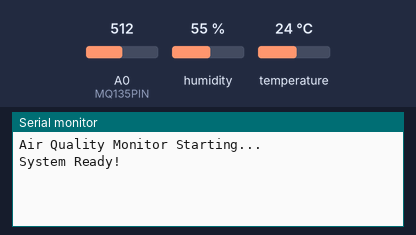
Bench run of a sketch on a simulated ESP8266 (NodeMCU). On the bench: the last lines printed to the serial monitor. The test bench sets the inputs (shaded band); at power-on: humidity 55 %, A0 (MQ135PIN) = 512, temperature 24 °C. WiFi joins after 1.5 s; servers stay silent unless stated.

Above: at 3.0 s.
3.1 s: humidity set to 22 %
At 4.7 s:
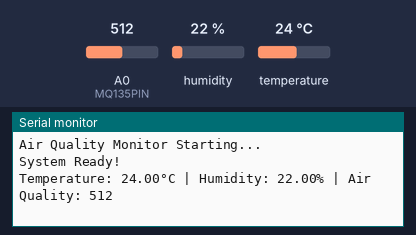
7.3 s: A0 (MQ135PIN) set to 716
At 8.6 s:
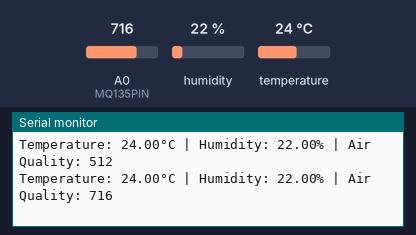
8.8 s: temperature set to 12 °C
At 10.2 s:
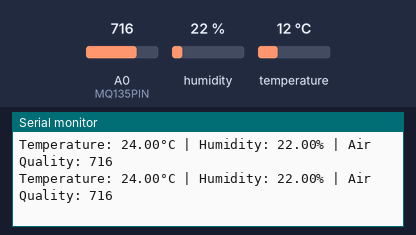
10.3 s: A0 (MQ135PIN) set to 900
11.8 s: humidity set to 40 %
At 13.2 s:
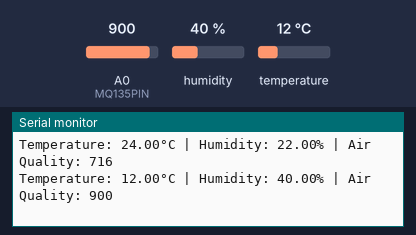
Timing chart, 0 to 14.3 s (numbered marks = the images above; inputs shaded):
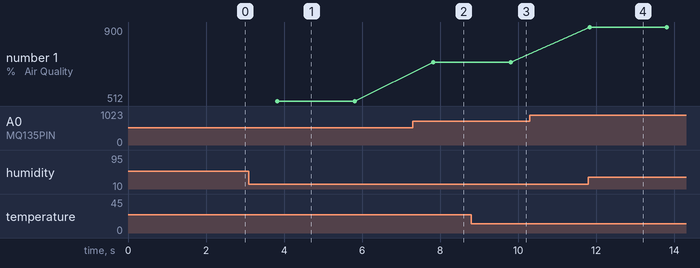

Measured:
- after the input at 3.1 s, the serial monitor: prints a new line after 0.73 s (image 1)
- after the input at 7.3 s, the serial monitor: prints a new line after 0.53 s (image 2)
- after the input at 11.8 s, the serial monitor: prints a new line at once (image 4)
- plotted number 1: 512 → 716 after the input at 7.3 s

The sketch:

code.ino
```cpp
// Air Quality Monitor - IoT Project
// Group 3 - CSE(AI) D

#include <ESP8266WiFi.h>
#include <BlynkSimpleEsp8266.h>
#include <DHT.h>

// ===== WiFi & Blynk Credentials =====
char auth[] = "YOUR_BLYNK_AUTH_TOKEN";  // Replace with your token
char ssid[] = "YOUR_WIFI_SSID";          // Replace with your WiFi name
char pass[] = "YOUR_WIFI_PASSWORD";      // Replace with your WiFi password

// ===== Sensor Setup =====
#define DHTPIN D4        // DHT11 connected to D4
#define DHTTYPE DHT11
DHT dht(DHTPIN, DHTTYPE);

#define MQ135PIN A0      // MQ135 connected to A0

// ===== Timer =====
BlynkTimer timer;

void setup() {
  Serial.begin(115200);
  Serial.println("Air Quality Monitor Starting...");

  // Initialize DHT sensor
  dht.begin();

  // Connect to Blynk
  Blynk.begin(auth, ssid, pass);

  // Set timer to send data every 2 seconds
  timer.setInterval(2000L, sendSensorData);

  Serial.println("System Ready!");
}

void sendSensorData() {
  // Read sensors
  float humidity = dht.readHumidity();
  float temperature = dht.readTemperature();
  int airQuality = analogRead(MQ135PIN);

  // Check if readings are valid
  if (isnan(humidity) || isnan(temperature)) {
    Serial.println("Failed to read from DHT sensor!");
    return;
  }

  // Send to Blynk
  Blynk.virtualWrite(V1, temperature);
  Blynk.virtualWrite(V2, humidity);
  Blynk.virtualWrite(V3, airQuality);

  // Print to Serial Monitor
  Serial.print("Temperature: ");
  Serial.print(temperature);
  Serial.print("°C | Humidity: ");
  Serial.print(humidity);
  Serial.print("% | Air Quality: ");
  Serial.println(airQuality);
}

void loop() {
  Blynk.run();
  timer.run();
}
```
